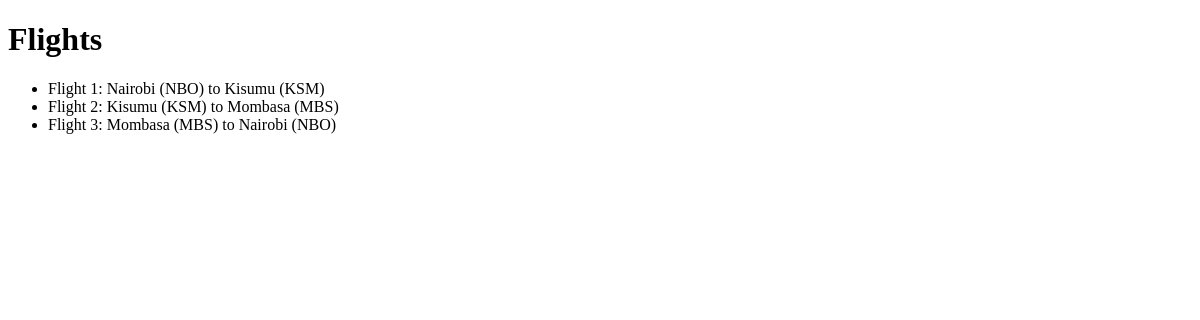
The app's page /flights/, older data.
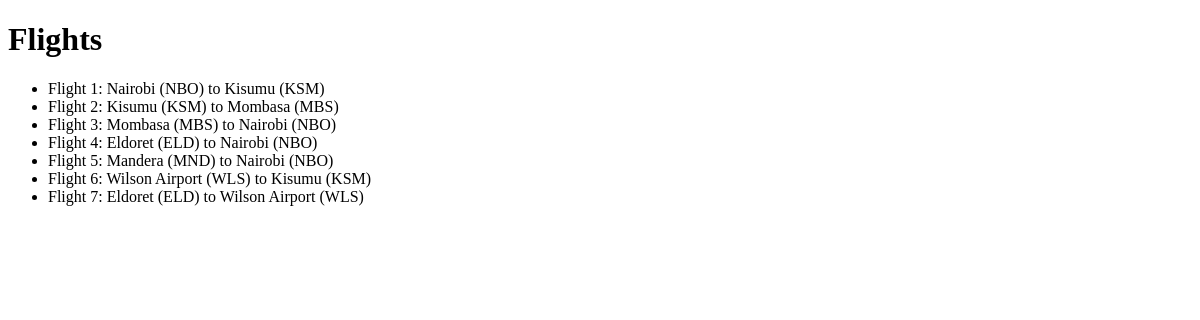
The same page, newer data.
### flights/models.py (models this page shows, shortened)
class Flight(models.Model):
    origin = models.ForeignKey(Airport, on_delete=models.CASCADE, related_name="departures")
    destination = models.ForeignKey(Airport, on_delete=models.CASCADE, related_name="arrivals")
    duration = models.IntegerField()

class Airport(models.Model):
    code = models.CharField(max_length=5)
    city = models.CharField(max_length=100)
    def __str__(self):
        return f"{self.city} ({self.code})"

### flights/views.py (the view)
# urls.py: path("", views.index, name="index")
def index(request):
    return render(request, "flights/index.html", {
        "flights": Flight.objects.all()
    })

### flights/templates/flights/index.html (shortened to what this page needs)
<!doctype html>
<html lang="en">
<head>
</head>
<body>
      <h1>Flights</h1>
        <ul>
            {% for flight in flights %}
                <li> Flight {{ flight.id }}: {{ flight.origin }} to {{ flight.destination }}</li>
            {% endfor %}
        </ul>
</body>
</html>

Row changes from the older to the newer data that the page shows:
added Flight: id "4", origin "Eldoret (ELD)", destination "Nairobi (NBO)"
added Flight: id "5", origin "Mandera (MND)", destination "Nairobi (NBO)"
added Flight: id "6", origin "Wilson Airport (WLS)", destination "Kisumu (KSM)"
added Flight: id "7", origin "Eldoret (ELD)", destination "Wilson Airport (WLS)"
